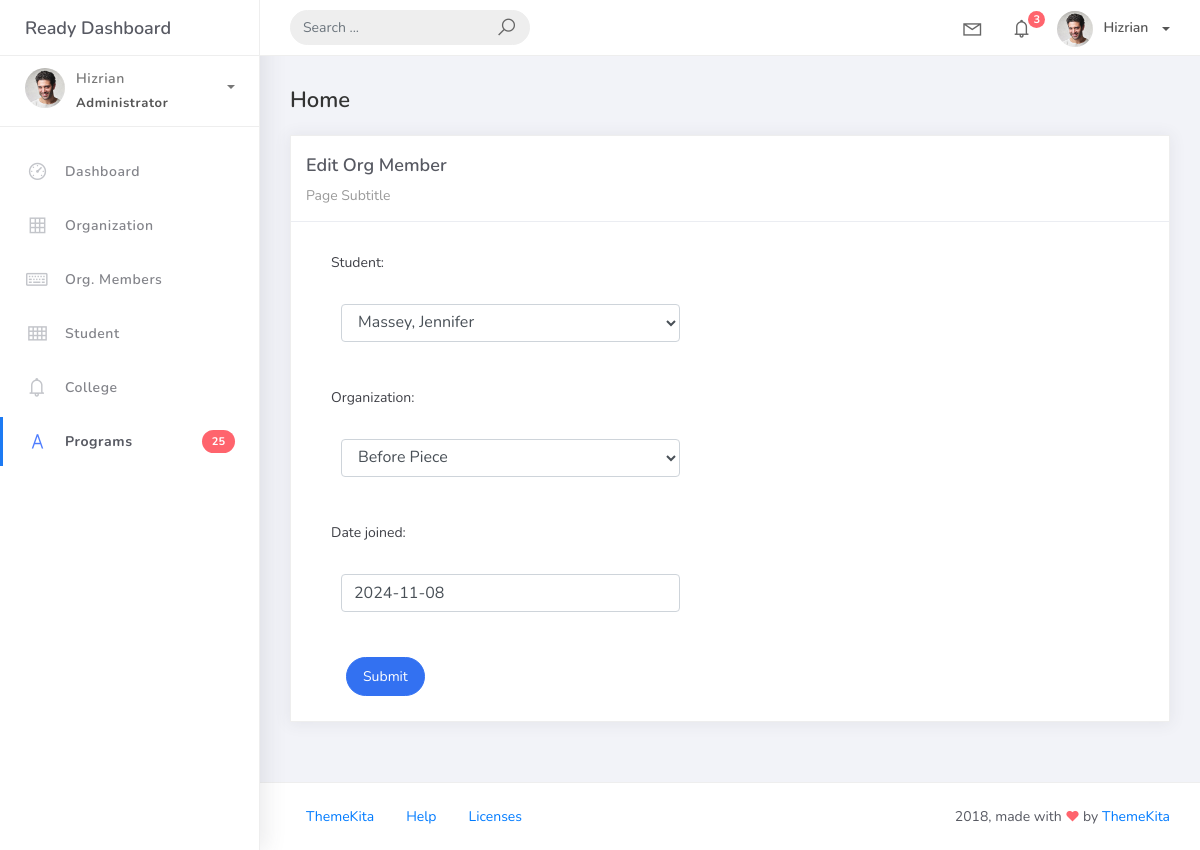
Page /org_members_list/5 on the earlier database version.
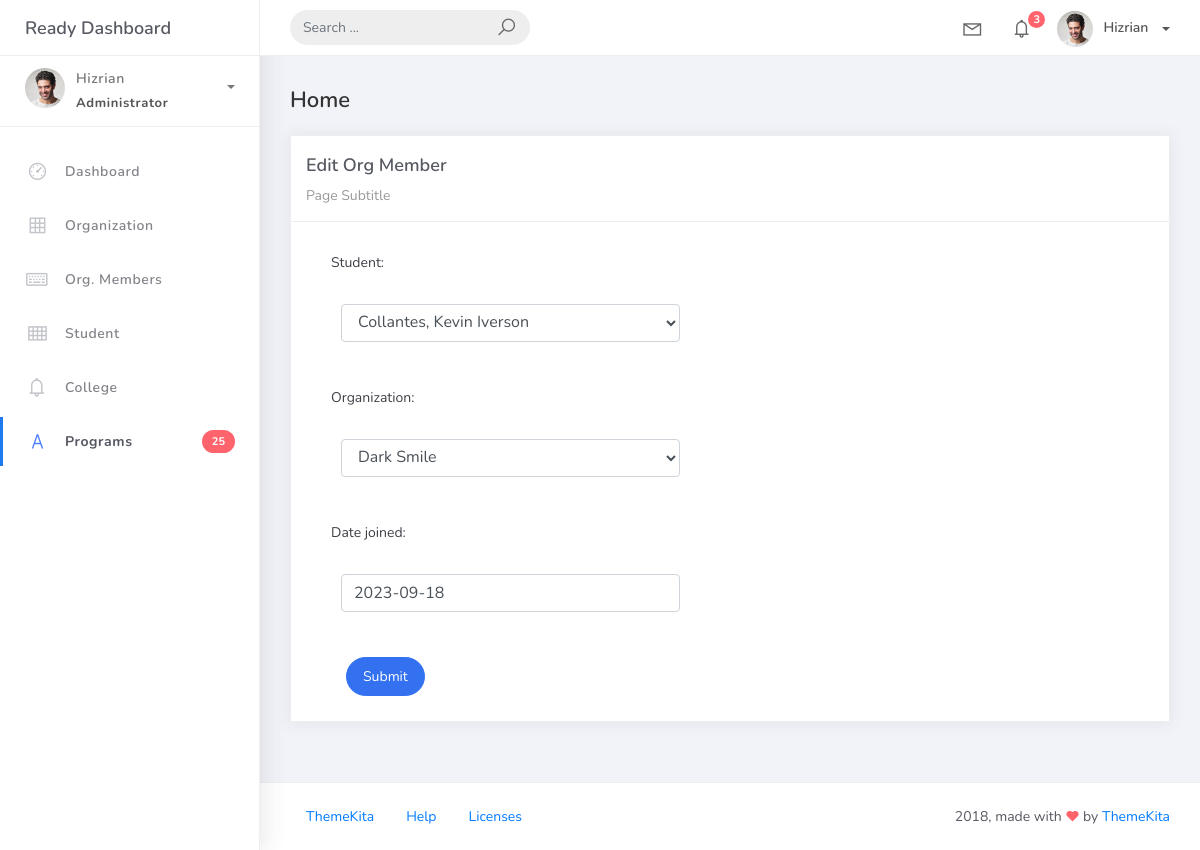
Same page on the later database version.
### studentorg/models.py (models this page shows)
class BaseModel (models.Model):
    created_at = models.DateTimeField(auto_now_add=True, db_index=True)
    updated_at = models.DateTimeField(auto_now=True)
    class Meta:
        abstract = True

class OrgMember(BaseModel):
    student = models.ForeignKey(Student, on_delete=models.CASCADE)
    organization = models.ForeignKey(Organization, on_delete=models.CASCADE)
    date_joined = models.DateField()

### studentorg/views.py (the view)
# urls.py: path('org_members_list/<pk>', OrgMembersUpdateView.as_view(), name='org-members-update'),
class OrgMembersUpdateView(UpdateView):
    model = OrgMember
    form_class = OrgMembersForm
    template_name = 'org_members_edit.html'
    success_url = reverse_lazy('org-members-list')

### studentorg/forms.py
class OrgMembersForm(ModelForm):
    class Meta:
        model = OrgMember
        fields = "__all__"

### studentorg/models.py (called while the page is built)
    def __str__(self):
        return self.name

    def __str__(self):
        return f"{self.last_name}, {self.first_name}"

### templates/org_members_edit.html
{% extends 'base.html' %} {% load static %} {% block content %}
<div class="content">
    <div class="container-fluid">
        <h4 class="page-title">Home</h4>
        <div class="row">
            <div class="col-md-12">
                <div class="card">
                    <div class="card-header">
                        <div class="card-title">Edit Org Member</div>
                        <div class="card-category">Page Subtitle</div>
                    </div>
                    <div class="col-md-6">
                        <div class="card-body">
                            <form class="" action="" method="post" novalidate>
                                {% csrf_token %} {% include 'includes/form.html' %}
                                <div class="form-group">
                                    <div class="col-md-12 col-sm-3">
                                        <button type="submit" class="btn btn-primary btn-rounded">Submit</button>
                                    </div>
                                </div>
                            </form>
                        </div>
                    </div>
                </div>
            </div>
        </div>
    </div>
</div>
{% endblock %}

### templates/includes/form.html (shortened to what this page needs)
{% load widget_tweaks %}
{% for field in form %}
<div class="field item form-group">
        <label>{{ field.label_tag }}</label>
    <div class="form-group">
        {% render_field field class="form-control" %}
    </div>
</div>
{% endfor %}

Differences in the rows shown:
changed OrgMember: student "Massey, Jennifer" → "Collantes, Kevin Iverson"; organization "Before Piece" → "Dark Smile"; date_joined "2024-11-08" → "2023-09-18"
